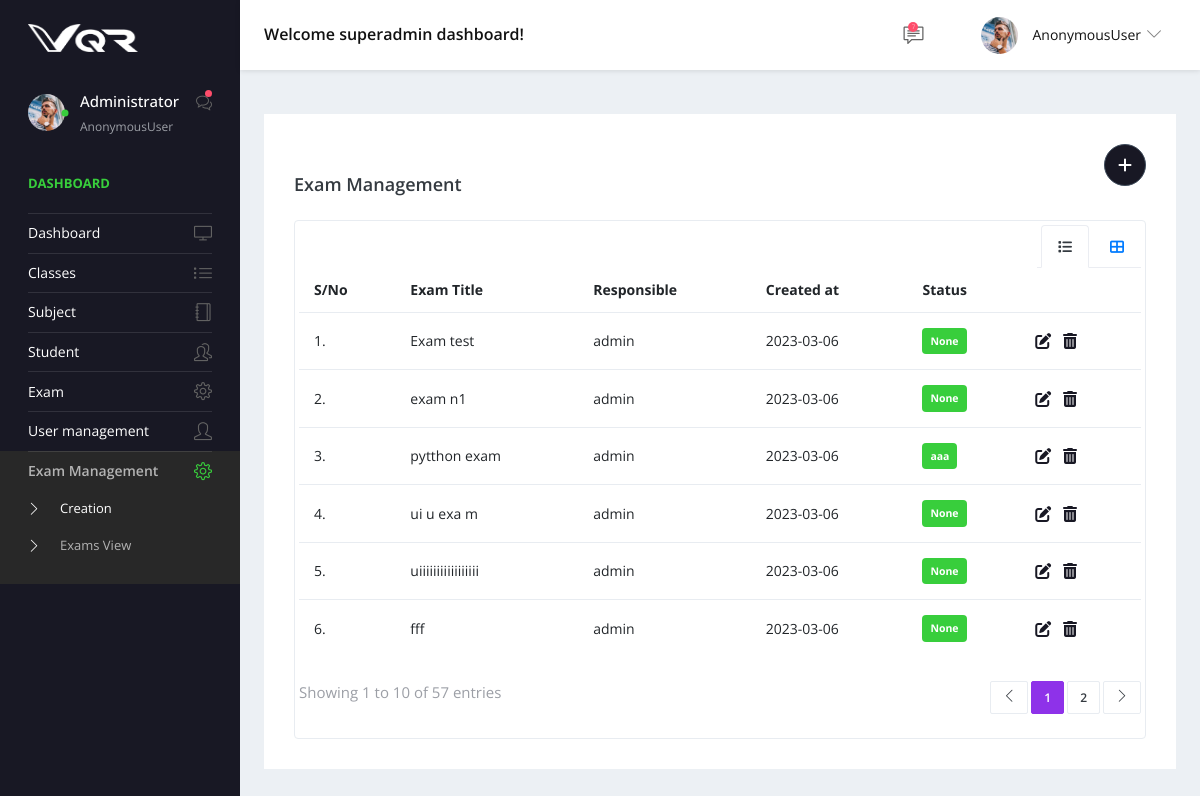
The app's page /view_exams with its own data.
### app/models.py (models this page shows)
class common_table(models.Model):
    created_by = models.ForeignKey(User, related_name="%(app_label)s_%(class)s_ownership",on_delete=models.CASCADE,null=True)
    created_dt = models.DateField(auto_now=True)
    updated_by =  models.ForeignKey(User, related_name="%(app_label)s_%(class)s_ownership1",on_delete=models.CASCADE,null=True)
    updated_dt = models.DateField(null=True)
    created_tm = models.TimeField(auto_now=True)
    updated_tm = models.TimeField(null=True)
    status = models.CharField(max_length=10, null=True)
    class Meta:
        abstract = True

class Main_Exam_Master(common_table):
    Exam_title = models.CharField(max_length=50,null=True)
    responsible_person = models.ForeignKey(User,related_name='Main_Exam_Master_auth_id',on_delete=models.CASCADE,null=True)
    background_image = models.FileField(upload_to='exam_background',null=True)
    start_message = models.TextField()
    end_message = models.TextField()
    layout = models.CharField(max_length=25,choices=layout_choice,null=True)
    progression_mode = models.CharField(max_length=25,choices=progression_choices,null=True)
    Exam_time_limit = models.TimeField(null=True)
    selection_mode = models.CharField(max_length=25,choices=selection_choices,null=True)
    scoring_mode = models.CharField(max_length=25,choices=scoring_choices,null=True)
    access_mode = models.CharField(max_length=25,choices=access_choices,null=True)
    Login_required = models.BooleanField(null=True)
    attempt_limit = models.IntegerField(null=True)

### app/views.py (the view)
# urls.py: path('view_exams',views.view_exams,name='view_exams'),
def view_exams(request):
    exam_details = Main_Exam_Master.objects.all()
    context = {
        'exam_details' : exam_details
    }
    return render(request,'exams_view.html',context)

### app/templates/exams_view.html (shortened to what this page needs)
{% extends 'base.html' %}
{% block content %}
<div class="content-wrapper">
    <div class="row">
        <div class="col-md-12 grid-margin stretch-card">
            <div class="card">
                <div class="card-body">
                    <a href="{% url 'main_exam' %}">
                        <button style=" float: right;background: #181824;" type="button"
                            class="btn btn-dark btn-rounded btn-icon">
                            <i class="fa fa-plus m-1"></i>
                        </button>
                    </a>
                    <br>
                    <div class="d-sm-flex align-items-center mb-4">
                        <h4 class="card-title mb-sm-0 mt-2">Exam Management</h4>
                    </div>
                    <div class="table-responsive border rounded p-1">
                        <ul class="nav nav-tabs nav-ta" role="tablist" style="float:right;">
                            <li class="nav-item mx-1">
                                <a class="nav-link kan-tab active" data-toggle="tab" href="#ho" role="tab"
                                    aria-selected="false">
                                    <i class="fas fa-list"></i>
                                </a>
                            </li>
                            <li class="nav-item">
                                <a class="nav-link kan-tab" data-toggle="tab" href="#pro" role="tab"
                                    aria-selected="false">
                                    <i class="fas fa-th-large"></i>
                                </a>
                            </li>
                        </ul>
                        <div class="tab-content">
                            <div class="tab-pane active" id="ho" role="tabpanel">
                                <div class="table-responsive mb-1  mt-2">
                                    <table class="table">
                                        <thead>
                                            <tr>
                                                <th class="font-weight-bold"> S/No</th>
                                                <th class="font-weight-bold">Exam Title</th>
                                                <th class="font-weight-bold">Responsible</th>
                                                <th class="font-weight-bold">Created at</th>
                                                <th class="font-weight-bold">Status</th>
                                                <th></th>
                                            </tr>
                                        </thead>
                                        <tbody>
                                            {% for i in exam_details %}
                                            <tr>
                                                <td>{{forloop.counter}}.</td>
                                                <td>{{i.Exam_title}}</td>
                                                <td>{{i.responsible_person}}</td>
                                                <td> {{i.created_dt|safe}}</td>
                                                <td><div class="badge badge-success p-2"> {{i.status}}</td>
                                                <td>
                                                    <a href="exam_edit_details{{i.id}}"> <i style="color: #181824;
                            font-weight: bold;
                            font-size: 16px;" class="fa fa-edit"></i></a>
                                                    <a href="" class="m-2"> <i style="color: #181824;
                            font-weight: bold;
                            font-size: 16px;" class="fa fa-trash"></i></a>
                                                </td>
                                            </tr>
                                            {% endfor %}
                                        </tbody>
                                    </table>
                                    <div class="d-flex mt-4 flex-wrap">
                                        <p class="text-muted">Showing 1 to 10 of 57 entries</p>
                                        <nav class="ml-auto">
                                            <ul class="pagination separated pagination-info">
                                                <li class="page-item"><a href="#" class="page-link"><i
                                                            class="icon-arrow-left"></i></a></li>
                                                <li class="page-item active"><a href="#" class="page-link">1</a></li>
                                                <li class="page-item"><a href="#" class="page-link">2</a></li>
                                                <li class="page-item"><a href="#" class="page-link"><i
                                                            class="icon-arrow-right"></i></a></li>
                                            </ul>
                                        </nav>
                                    </div>
                                </div>
                            </div>
                        </div>
                        </div>
                    </div>
                </div>
            </div>
        </div>
        {% endblock %}

### records on screen
Main_Exam_Master: Exam_title "Exam test", responsible_person "admin", created_dt "2023-03-06", status "None"
Main_Exam_Master: Exam_title "exam n1", responsible_person "admin", created_dt "2023-03-06", status "None"
Main_Exam_Master: Exam_title "pytthon exam", responsible_person "admin", created_dt "2023-03-06", status "aaa"
Main_Exam_Master: Exam_title "ui u exa m", responsible_person "admin", created_dt "2023-03-06", status "None"
Main_Exam_Master: Exam_title "uiiiiiiiiiiiiiiiii", responsible_person "admin", created_dt "2023-03-06", status "None"
Main_Exam_Master: Exam_title "fff", responsible_person "admin", created_dt "2023-03-06", status "None"

### other values on screen
{{ request.user }} "AnonymousUser"
